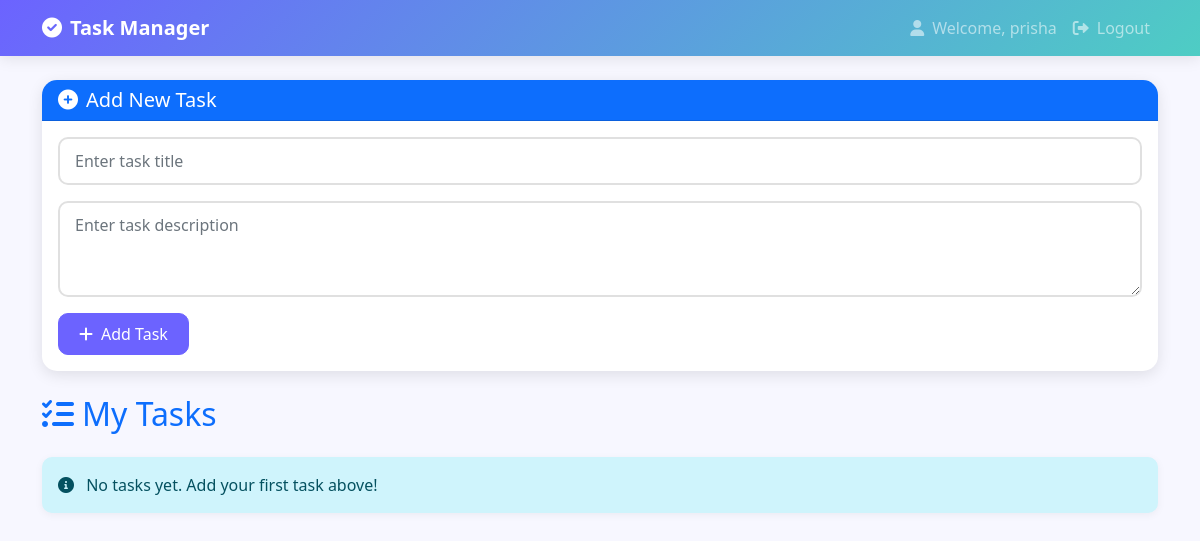
The app's page / (signed in), older data.
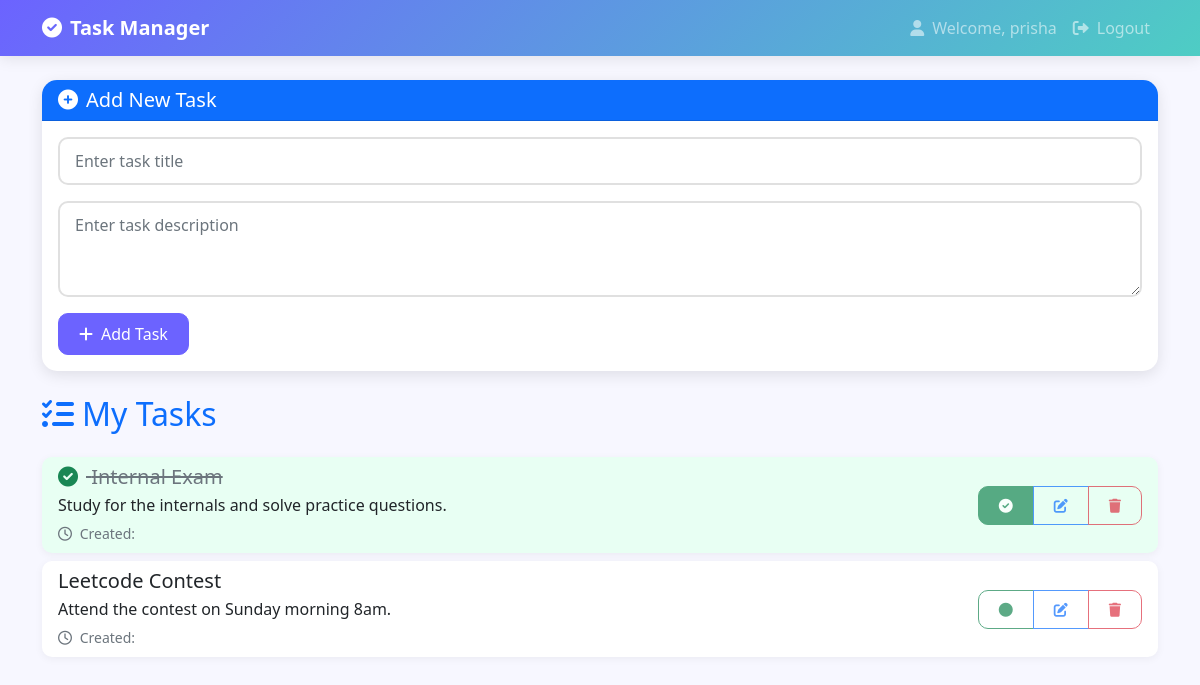
The same page, newer data.
### tasks/models.py (models this page shows, shortened)
class Task(models.Model):
    title = models.CharField(max_length=200)
    description = models.TextField(blank=True)
    created_date = models.DateTimeField(auto_now_add=True)
    completed = models.BooleanField(default=False)
    user = models.ForeignKey(User, on_delete=models.CASCADE)
    class Meta:
        ordering = ['-created_date']

### tasks/views.py (the view, shortened to what this page needs)
# urls.py: path('', views.index, name='index'),
@login_required
def index(request):
    tasks = Task.objects.filter(user=request.user).order_by('-created_date')  # Task filtering and ordering
    form = TaskForm()
    context = {
        'tasks': tasks,
        'form': form
    }
    return render(request, 'tasks/index.html', context)

### tasks/forms.py
class TaskForm(forms.ModelForm):
    class Meta:
        model = Task
        fields = ['title', 'description']
        widgets = {
            'title': forms.TextInput(attrs={
                'class': 'form-control',
                'placeholder': 'Enter task title'
            }),
            'description': forms.Textarea(attrs={
                'class': 'form-control',
                'placeholder': 'Enter task description',
                'rows': 3
            }),
        }

### tasks/templates/tasks/index.html (shortened to what this page needs)
{% extends 'tasks/base.html' %}
{% load custom_filters %}
{% block content %}
<div class="row">
    <div class="col-md-12 mb-4 fade-in">
        <div class="card">
            <div class="card-header bg-primary text-white" style="border-radius: 15px 15px 0 0;">
                <h5 class="card-title mb-0">
                    <i class="fas fa-plus-circle me-2"></i>Add New Task
                </h5>
            </div>
            <div class="card-body">
                <form method="POST">
                    <div class="mb-3">
                        {{ form.title }}
                    </div>
                    <div class="mb-3">
                        {{ form.description }}
                    </div>
                    <button type="submit" class="btn btn-primary">
                        <i class="fas fa-plus me-2"></i>Add Task
                    </button>
                </form>
            </div>
        </div>
    </div>
    <div class="col-md-12 fade-in">
        <h2 class="mb-4 text-primary">
            <i class="fas fa-tasks me-2"></i>My Tasks
        </h2>
        {% if tasks %}
            <div class="list-group">
                {% for task in tasks %}
                    <div class="list-group-item {% if task.completed %}completed-task{% endif %} animate-task-{{ forloop.counter }}">
                        <div class="d-flex justify-content-between align-items-center">
                            <div>
                                <h5 class="mb-1 task-title">
                                    {% if task.completed %}
                                        <i class="fas fa-check-circle text-success me-2"></i>
                                    {% endif %}
                                    {{ task.title }}
                                </h5>
                                <p class="mb-1">{{ task.description }}</p>
                                <small class="text-muted">
                                    <i class="far fa-clock me-1"></i>
                                    Created: {{ task.created_at|date:"M j, Y, g:i A" }}
                                </small>
                            </div>
                            <div class="btn-group task-actions">
                                <a href="{% url 'toggle_task' task.pk %}"
                                   class="btn btn-sm {% if task.completed %}btn-success{% else %}btn-outline-success{% endif %}"
                                   title="{% if task.completed %}Mark as incomplete{% else %}Mark as complete{% endif %}">
                                    <i class="fas {% if task.completed %}fa-check-circle{% else %}fa-circle{% endif %}"></i>
                                </a>
                                <a href="{% url 'edit_task' task.pk %}"
                                   class="btn btn-sm btn-outline-primary"
                                   title="Edit task">
                                    <i class="fas fa-edit"></i>
                                </a>
                                <a href="{% url 'delete_task' task.pk %}"
                                   class="btn btn-sm btn-outline-danger"
                                   onclick="return confirm('Are you sure you want to delete this task?')"
                                   title="Delete task">
                                    <i class="fas fa-trash"></i>
                                </a>
                            </div>
                        </div>
                    </div>
                {% endfor %}
            </div>
        {% else %}
            <div class="alert alert-info fade-in">
                <i class="fas fa-info-circle me-2"></i>
                No tasks yet. Add your first task above!
            </div>
        {% endif %}
    </div>
</div>
{% endblock %}

### tasks/templates/tasks/base.html (shortened to what this page needs)
<!DOCTYPE html>
<html lang="en">
<head>
    <link href="https://cdn.jsdelivr.net/npm/bootstrap@5.1.3/dist/css/bootstrap.min.css" rel="stylesheet">
    <link href="https://cdnjs.cloudflare.com/ajax/libs/font-awesome/6.0.0/css/all.min.css" rel="stylesheet">
</head>
<body>
    <nav class="navbar navbar-expand-lg navbar-dark">
        <div class="container">
            <a class="navbar-brand fw-bold" href="{% url 'index' %}">
                <i class="fas fa-check-circle me-2"></i>Task Manager
            </a>
            <div class="collapse navbar-collapse" id="navbarNav">
                <ul class="navbar-nav ms-auto">
                    {% if user.is_authenticated %}
                        <li class="nav-item">
                            <span class="nav-link">
                                <i class="fas fa-user me-2"></i>Welcome, {{ user.username }}
                            </span>
                        </li>
                        <li class="nav-item">
                            <form method="post" action="{% url 'logout' %}" class="d-inline">
                                <button type="submit" class="btn nav-link border-0 bg-transparent">
                                    <i class="fas fa-sign-out-alt me-2"></i>Logout
                                </button>
                            </form>
                        </li>
                    {% endif %}
                </ul>
            </div>
        </div>
    </nav>
    <div class="container mt-4">
        {% block content %}
        {% endblock %}
    </div>
</body>
</html>

### tasks/templates/tasks/base.html (style rules this page uses)
:root { --primary-color: #6C63FF; --secondary-color: #FF6B6B; --accent-color: #4ECDC4; --background-color: #F7F7FF; }
body { background-color: var(--background-color); font-family: 'Segoe UI', Tahoma, Geneva, Verdana, sans-serif; }
.navbar { background: linear-gradient(135deg, var(--primary-color), var(--accent-color)) !important; box-shadow: 0 2px 15px rgba(0,0,0,0.1); }
.card { border: none; border-radius: 15px; box-shadow: 0 4px 15px rgba(0,0,0,0.1); transition: transform 0.3s ease; }
.btn-primary { background-color: var(--primary-color) !important; border-color: var(--primary-color) !important; }
.list-group-item { border-radius: 10px !important; margin-bottom: 8px; border: none; box-shadow: 0 2px 8px rgba(0,0,0,0.05); transition: all 0.3s ease; }
.completed-task { background-color: #E8FFF3 !important; }
.completed-task .task-title { text-decoration: line-through; color: #6c757d; }
.form-control { border-radius: 10px; border: 2px solid #E0E0E0; padding: 10px 15px; transition: all 0.3s ease; }
.btn { border-radius: 10px; padding: 8px 20px; transition: all 0.3s ease; }
.task-actions { opacity: 0.7; transition: opacity 0.3s ease; }
.fade-in { animation: fadeIn 0.5s ease-out; }

### tasks/templates/tasks/index.html (style rules this page uses)
.animate-task-1 { animation-delay: 0.1s; }
.animate-task-2 { animation-delay: 0.2s; }
[class*="animate-task-"] { opacity: 0; animation: fadeInTask 0.5s ease-out forwards; }
.task-actions { opacity: 0.7; transition: opacity 0.3s ease; }

Row changes from the older to the newer data that the page shows:
added Task: completed True (drawn), title "Internal Exam", description "Study for the internals and solve practice questions."
added Task: title "Leetcode Contest", description "Attend the contest on Sunday morning 8am.", completed False (drawn)
Text that changed along with them:
text no longer shown: "No tasks yet. Add your first task above!"
